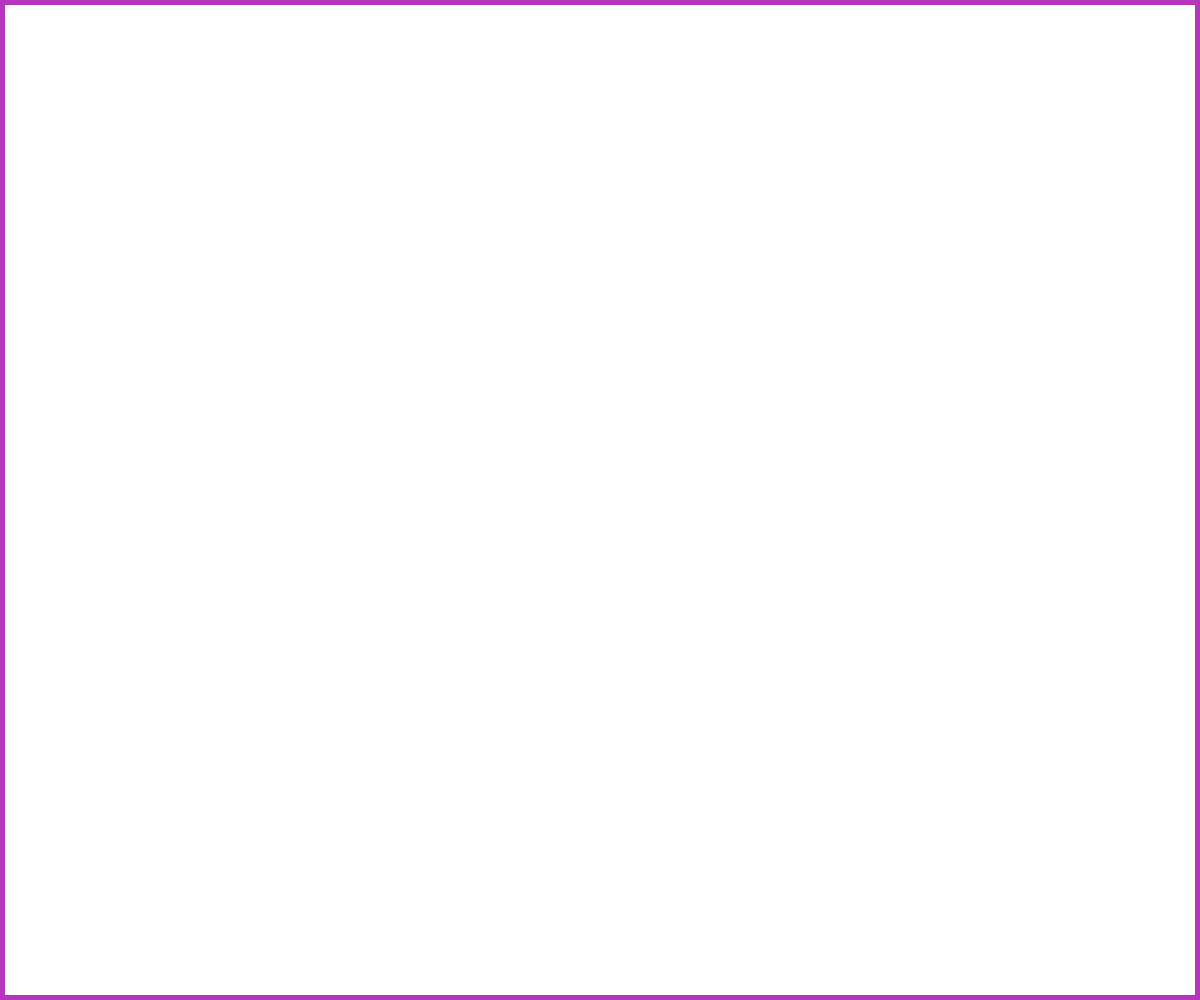
Frame 1 (no input)
Frame 60 (no input): identical to frame 1, image omitted
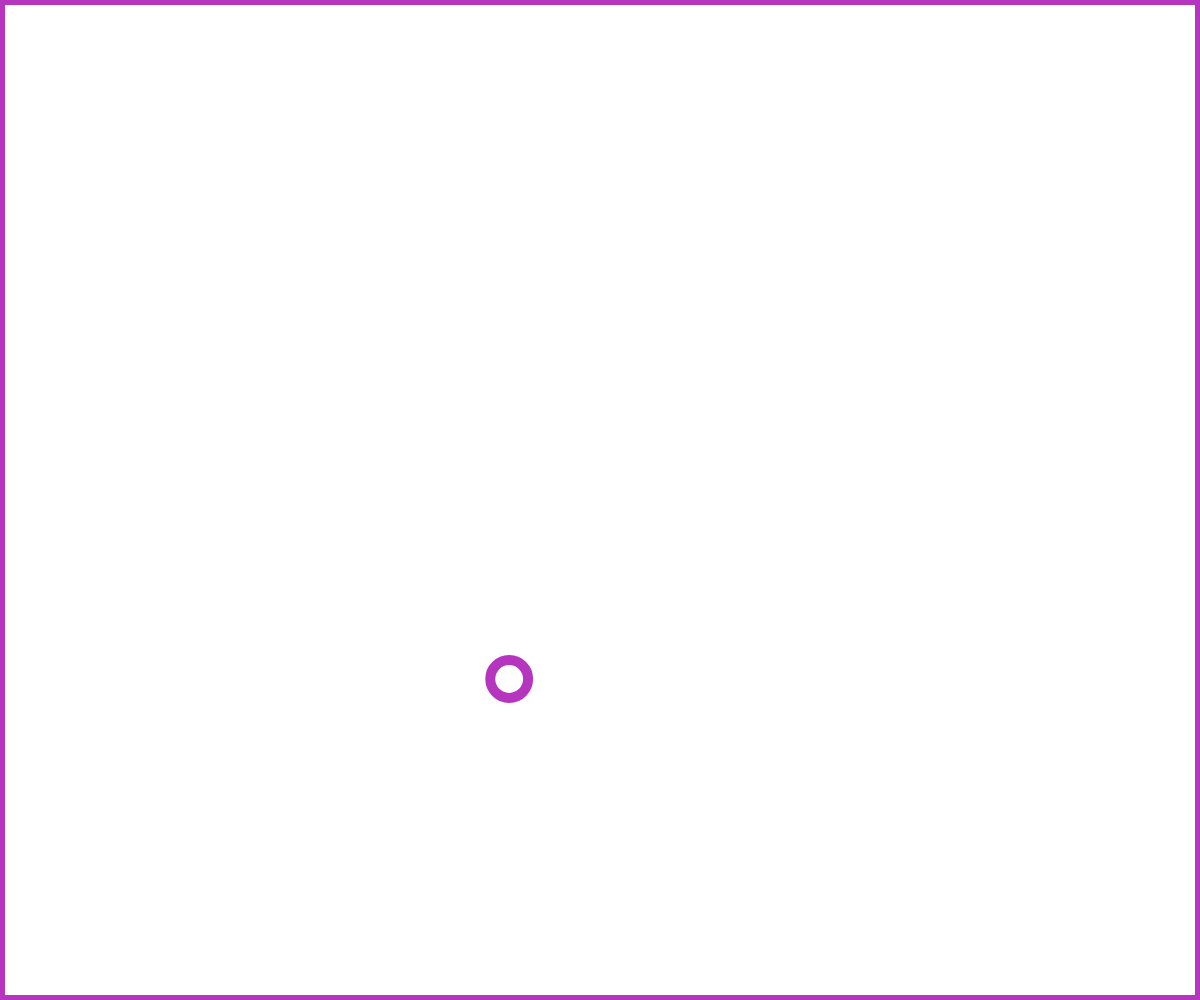
Frame 120 (the mouse pressed at the canvas centre since frame 60)

The p5.js sketch that drew these frames (run headless with seeded random() and noise() and a simulated clock; from frame 60 on, the mouse is pressed at the canvas centre):

// p5.js sketch
// ── sketch.js
// Lav en variabel og kald den x
// giv x værdien en array
let x = [];

// opret flere variabler med array
let xSpeed = [];
let y = [];
let ySpeed = [];

// opret variablen d og tildel værdien som en array
  let d = [];

let c;

// Definer en funktion der kan ændre fyld og stregfarve
function changeColor() {
  c = color(random(255), random(255), random(255));
  strokeWeight(10);
  stroke(c);
}

function setup() {
  background(255)
  createCanvas(windowWidth, windowHeight);
  const speedScale = 128
  changeColor();
}

function draw() {
  background(c);

  rect(0, 0, width, height);

  for (i=0;i<x.length;i++){
    // tegn en cirkel med centrum i (x, y) og diameter d
  circle(x[i], y[i], d[i]);

// hvis x er større end bredden af lærredet
  // så sæt xSpeed til -xSpeed
  if (x[i] > width - d[i] / 2) {
    changeColor();
    xSpeed[i] = -xSpeed[i];
  }

  if (x[i] < 0 + d[i] / 2) {
    changeColor();
    xSpeed[i] = -xSpeed[i];
  }

  if (y[i] > height - d[i] / 2 || y[i] < 0 + d[i] / 2) {
    changeColor();
    ySpeed[i] = -ySpeed[i];
  }

  x[i] = x[i] + xSpeed[i];
  y[i] = y[i] + ySpeed[i];
  }
}
//Jeg har så opstillet en function med mousepressed
  // Som hører med til min array
  // Der så laver cirkler fra hvor ens mus x og y værdi er
  // Og hvor speeden på cirklerne er forskellige mellem -5 og 5 i x og y speed
  // Diameteren på cirklerne er også forskellige mellem 20 og 80
function mousePressed() {
  x.push(mouseX)
  y.push(mouseY)
  xSpeed.push(random(-5,5))
  ySpeed.push(random(-5,5))
  d.push(random(20,80))
}
